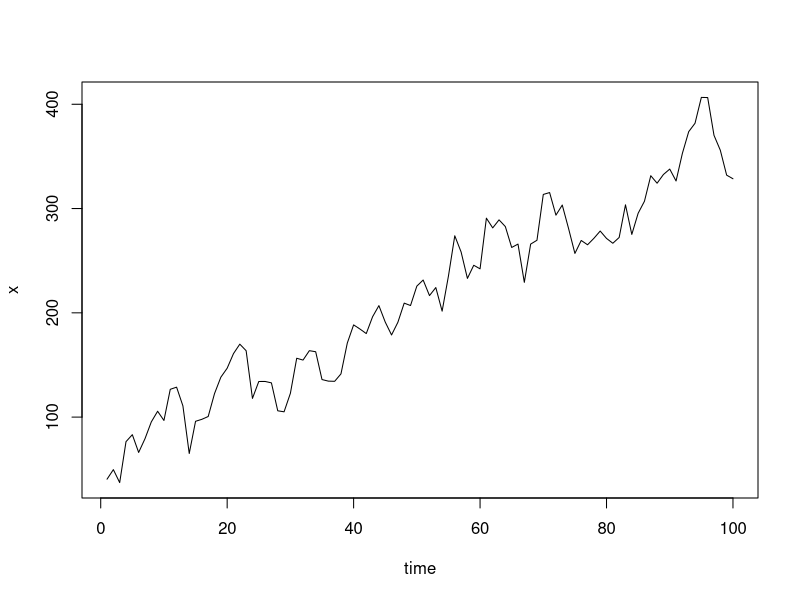
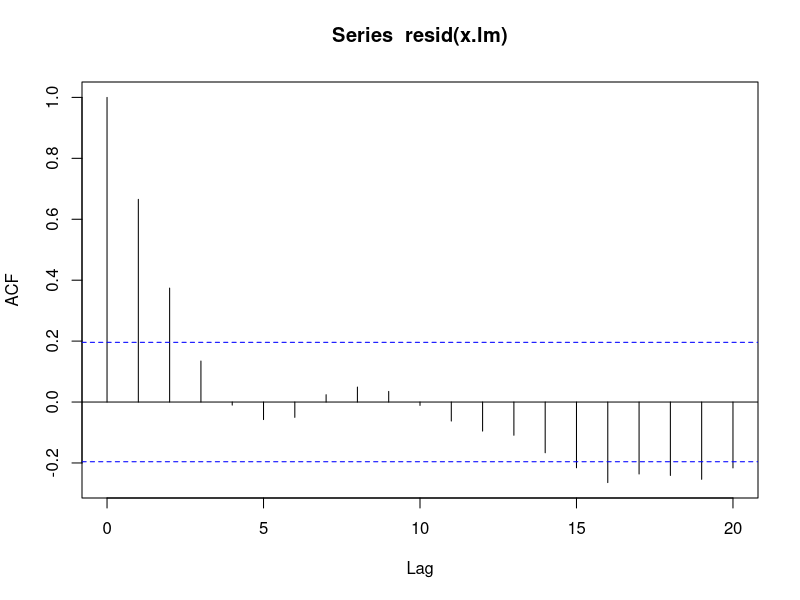
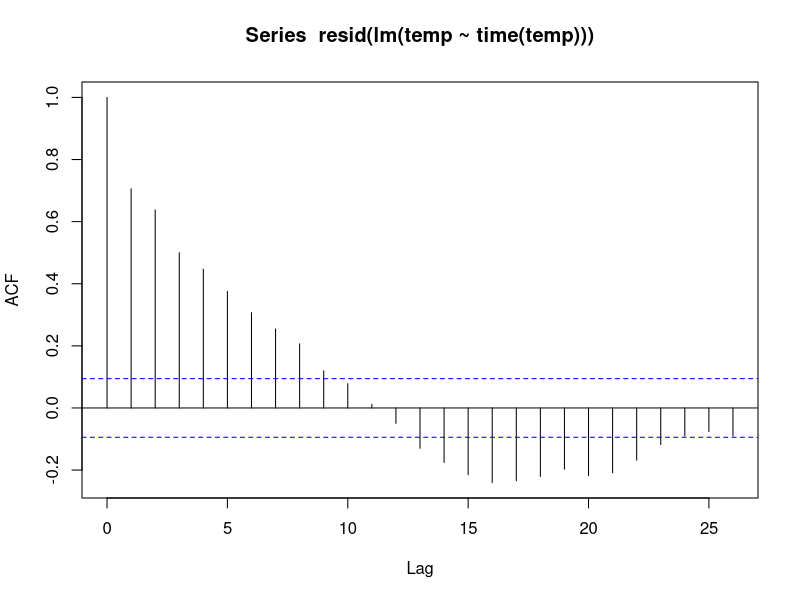
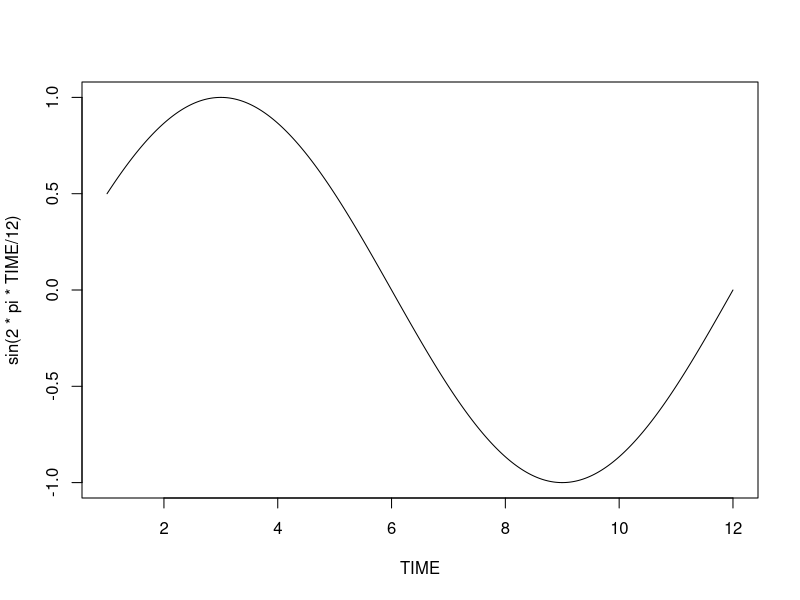
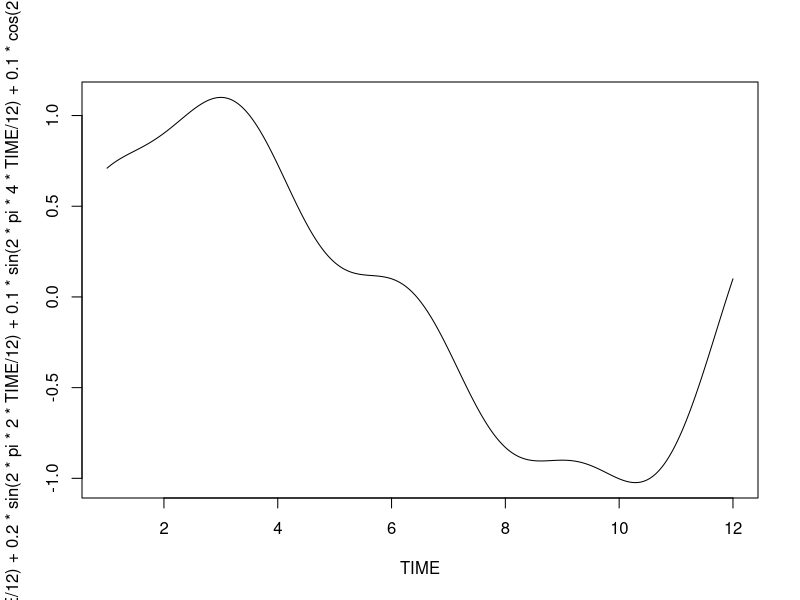
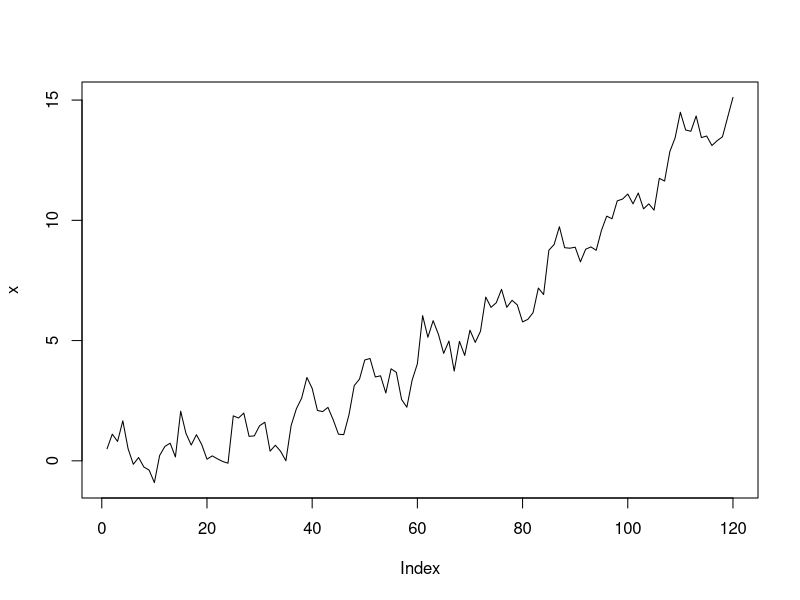
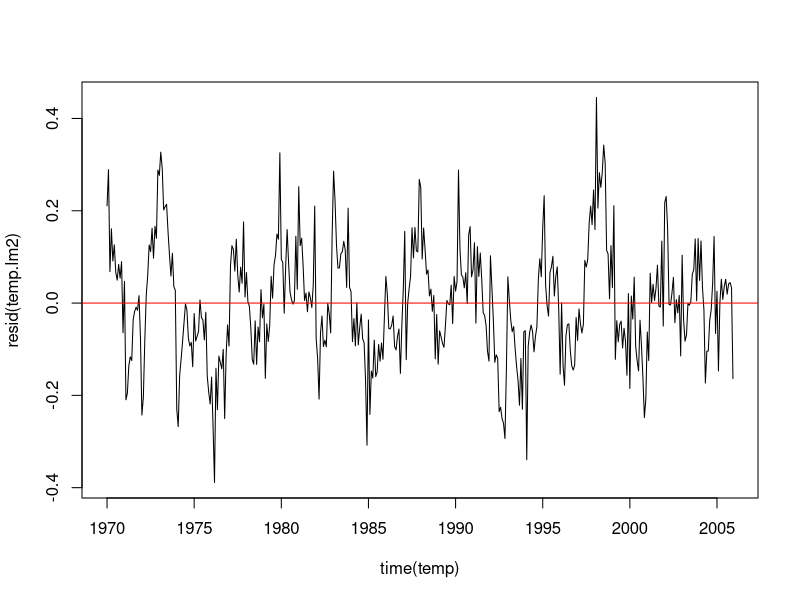
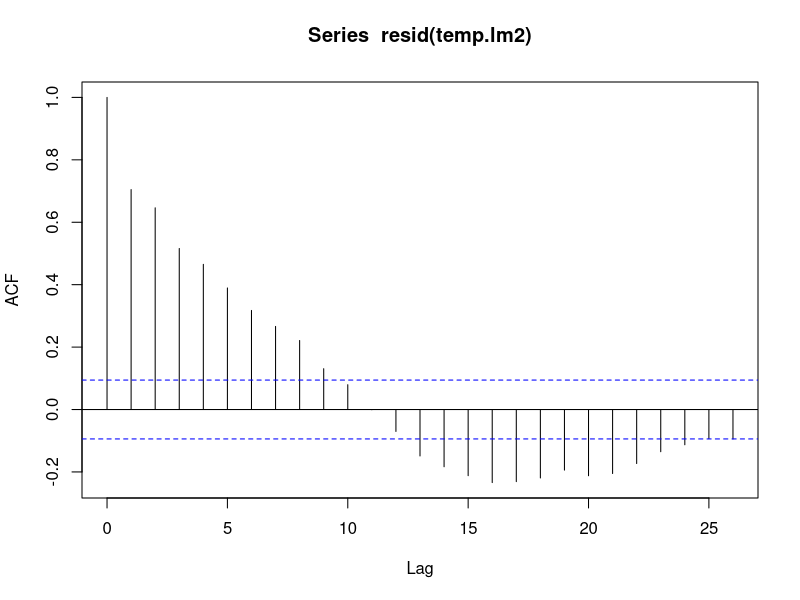

Recreate these plots in R, in order.
## ---- chunk 1
set.seed(1)
z <- rnorm(100, sd = 20)
w <- z
for (t in 2:100){
  z[t] <- 0.8 * z[t - 1] + w[t]
} 
Time <- 1:100
x <- 50 + 3 * Time + z
plot(x, xlab = "time", type = "l")
## ---- chunk 2
x.lm <- lm(x ~ Time)
coef(x.lm)
## ---- chunk 3
sqrt(diag(vcov(x.lm)))
## ---- chunk 4
acf(resid(x.lm))
## ---- chunk 5
# Set your working directory below if it is not already set to the current 'Lecture Notes' directory.
# Your directory must be set to tell R where to find the data file for Maine monthly unemployment

#setwd("C:/Users/kmac4/Documents/St. Elizabeth University/CS-637-Time-Series-and-Forecasting-/Lecture Notes")
Global_file = read.csv(file = "data/Global.csv", header = F)

Global = data.frame()
for(row in 1:nrow(Global_file)){
  for(column in 1:ncol(Global_file)){
    Global = rbind.data.frame(Global, Global_file[row,column])
  }
}

names(Global) = "Temperate in C"
## ---- chunk 6
Global.ts <- ts(Global, st = c(1856, 1), end = c(2005, 12), fr = 12)
temp <- window(Global.ts, start = 1970)
temp.lm <- lm(temp ~ time(temp))
coef(temp.lm)
## ---- chunk 7
confint(temp.lm)
## ---- chunk 8
acf(resid(lm(temp ~ time(temp))))
## ---- chunk 9
#install.packages("nlme")
library(nlme)
x.gls <- gls(x ~ Time, cor = corAR1(0.8))
coef(x.gls)
## ---- chunk 10
sqrt(diag(vcov(x.gls)))
## ---- chunk 11
temp.gls <- gls(temp ~ time(temp), cor = corAR1(0.7))
confint(temp.gls)
## ---- chunk 12
Seas <- cycle(temp)
Time <- time(temp)
temp.lm <- lm(temp ~ 0 + Time + factor(Seas))
coef(temp.lm)
## ---- chunk 13
new.t <- seq(2006, len = 2 * 12, by = 1/12)
alpha <- coef(temp.lm)[1]
beta <- rep(coef(temp.lm)[2:13], 2)
(alpha * new.t + beta)
## ---- chunk 14
new.dat <- data.frame(Time = new.t, Seas = rep(1:12, 2))
predict(temp.lm, new.dat)[1:24]
## ---- chunk 15
TIME <- seq(1, 12, len = 1000)
plot(TIME, sin(2 * pi * TIME/12), type = "l")
plot(TIME, sin(2 * pi * TIME/12) + 0.2 * sin(2 * pi * 2 * TIME/12) + 0.1 * sin(2 * pi * 4 * TIME/12) + 0.1 * cos(2 * pi * 4 * TIME/12),
     type = "l")
## ---- chunk 16
set.seed(1)
TIME <- 1:(10 * 12)
w <- rnorm(10 * 12, sd = 0.5)
Trend <- 0.1 + 0.005 * TIME + 0.001 * TIME^2
Seasonal <- sin(2*pi*TIME/12) + 0.2*sin(2*pi*2*TIME/12) + 0.1*sin(2*pi*4*TIME/12) + 0.1*cos(2*pi*4*TIME/12)
x <- Trend + Seasonal + w
plot(x, type = "l")
## ---- chunk 17
SIN <- matrix(nr = length(TIME), nc = 6)
COS <- matrix(nr = length(TIME), nc = 6)
for (i in 1:6) {
  COS[, i] <- cos(2 * pi * i * TIME/12)
  SIN[, i] <- sin(2 * pi * i * TIME/12)
}
## ---- chunk 18
x.lm1 <- lm(x ~ TIME + I(TIME^2) + COS[, 1] + SIN[, 1] +
              COS[, 2] + SIN[, 2] + COS[, 3] + SIN[, 3] + COS[, 4] +
              SIN[, 4] + COS[, 5] + SIN[, 5] + COS[, 6] + SIN[, 6])
## ---- chunk 19
coef(x.lm1)/sqrt(diag(vcov(x.lm1)))
## ---- chunk 20
x.lm2 <- lm(x ~ I(TIME^2) + SIN[, 1] + SIN[, 2])
coef(x.lm2)/sqrt(diag(vcov(x.lm2)))
## ---- chunk 21
coef(x.lm2)
## ---- chunk 22
AIC(x.lm1)
## ---- chunk 23
AIC(x.lm2)
## ---- chunk 24
SIN <- matrix(nr = length(temp), nc = 6)
COS <- matrix(nr = length(temp), nc = 6)
for (i in 1:6) {
  COS[, i] <- cos(2 * pi * i * time(temp))
  SIN[, i] <- sin(2 * pi * i * time(temp))
}
TIME <- (time(temp) - mean(time(temp)))/sd(time(temp))
## ---- chunk 25
temp.lm1 <- lm(temp ~ TIME + I(TIME^2) +
                 COS[,1] + SIN[,1] + COS[,2] + SIN[,2] +
                 COS[,3] + SIN[,3] + COS[,4] + SIN[,4] +
                 COS[,5] + SIN[,5] + COS[,6] + SIN[,6])
coef(temp.lm1)/sqrt(diag(vcov(temp.lm1)))
## ---- chunk 26
temp.lm2 <- lm(temp ~ TIME + SIN[, 1] + SIN[, 2])
coef(temp.lm2)
## ---- chunk 27
AIC(temp.lm)
## ---- chunk 28
AIC(temp.lm1)
## ---- chunk 29
AIC(temp.lm2)
## ---- chunk 30
plot(time(temp), resid(temp.lm2), type = "l")
abline(0, 0, col = "red")
acf(resid(temp.lm2))
